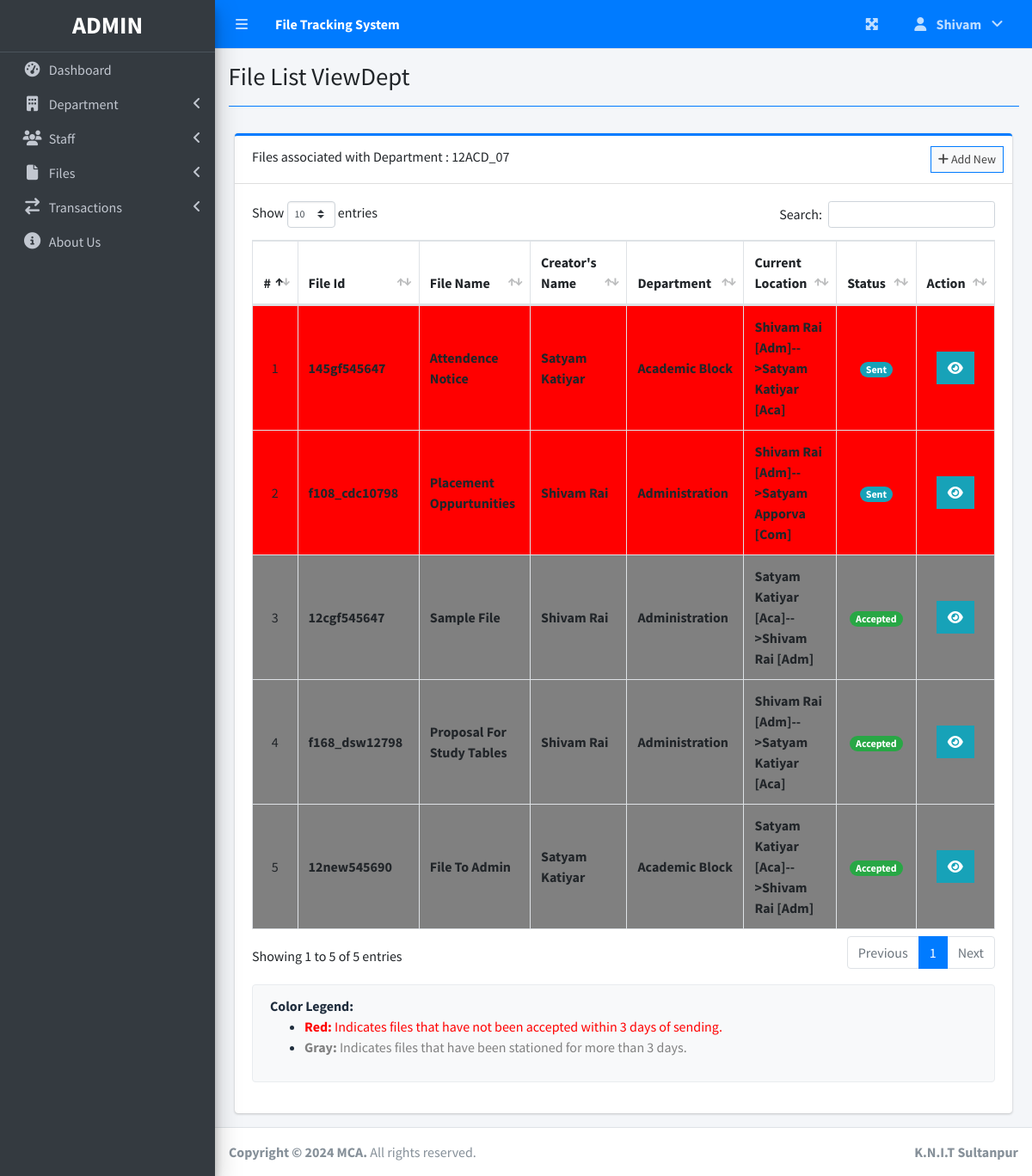
Page /index.php?page=file_list_viewDept&id=12ACD_07 (signed in) on the committed database.
### tables this page shows
CREATE TABLE `files` (
  `id` varchar(30) NOT NULL,
  `file_name` varchar(200) NOT NULL,
  `creator_id` varchar(20) DEFAULT NULL,
  `file_desc` varchar(500) NOT NULL,
  `date_created` datetime NOT NULL DEFAULT current_timestamp(),
  `active` tinyint(1) NOT NULL DEFAULT 1 COMMENT '1 = active , 0 = disabled'
);

### file_list_viewDept.php (the view, shortened to what this page needs)
<?php include'db_connect.php' ?>
<div class="col-lg-12">
	<div class="card card-outline card-primary">
		<div class="card-header">
            Files associated with Department : <?php echo $_GET['id']; ?>
			<div class="card-tools">
                <a class="btn btn-block btn-sm btn-default btn-flat border-primary " href="./index.php?page=new_file"><i class="fa fa-plus"></i> Add New</a>
			</div>
		</div>
		<div class="card-body" style="overflow-x:scroll">
			<table class="table tabe-hover table-bordered" id="list" >
				<thead>
					<tr>
						<th class="text-center">#</th>
						<th>File Id</th>
						<th>File Name</th>
						<th>Creator's Name</th>
						<th>Department</th>
						<th>Current Location</th>
						<th>Status</th>
						<th>Action</th>
					</tr>
				</thead>
				<tbody>
					<?php
					$i = 1;
					$staff_sql = "";
					$sql = "SELECT
								f.id as file_id,
								f.file_name as file_name,
								CONCAT(u.firstname, ' ', u.lastname) AS creator_name,
								d.name as dept_name,
								COALESCE( 	CONCAT(sender.firstname,' ',sender.lastname,' [',LEFT(sender_dept.name,3),']',
											'-->',
											recipient.firstname,' ',recipient.lastname,' [',LEFT(recipient_dept.name,3),']') ,
											CONCAT(u.firstname,' ',u.lastname)
										) AS current_loc,
								COALESCE(t.status, 0) AS current_status,
								t.date_created AS date_created,
								t.receiver_timestamp AS receiver_timestamp
							FROM
								files as f
							LEFT JOIN
								users as u ON f.creator_id = u.id
							LEFT JOIN
								departments as d ON u.dept_id = d.id
							LEFT JOIN
								(
        							SELECT
										*
									FROM
										transactions
									WHERE
										(file_id, date_created) IN (
											SELECT
												file_id,
												MAX(date_created) AS max_date_created
											FROM
												transactions
											GROUP BY
												file_id
										)
								) AS t ON t.file_id = f.id
							LEFT JOIN
								users AS sender ON t.sender_id = sender.id
							LEFT JOIN
    							departments AS sender_dept ON sender.dept_id = sender_dept.id
							LEFT JOIN
								users AS recipient ON t.recipient_id = recipient.id
							LEFT JOIN
    							departments AS recipient_dept ON recipient.dept_id = recipient_dept.id
							WHERE f.active = 1
							ORDER BY  unix_timestamp(t.date_created) DESC";
					$qry = $conn->query($sql);
                    $staff_sql .= "SELECT DISTINCT f.id AS file_id
                                    FROM files AS f
                                    LEFT JOIN users AS u ON f.creator_id = u.id
                                    LEFT JOIN transactions AS t ON f.id = t.file_id
                                    WHERE
                                        u.dept_id = '" . $_GET['id'] . "'
                                        OR t.sender_id IN (
                                            SELECT id
                                            FROM users
                                            WHERE dept_id = '" . $_GET['id'] . "'
                                        )
                                        OR t.recipient_id IN (
                                            SELECT id
                                            FROM users
                                            WHERE dept_id = '" . $_GET['id'] . "'
                                        )
                                        AND f.active = 1";
                                        $staff_qry = ($conn->query($staff_sql))->fetch_all(MYSQLI_ASSOC);
					while($row= $qry->fetch_assoc()):
					?>
					<?php
                        $file_id = $row['file_id'];
                        $found = false;
                        foreach ($staff_qry as $staff_row) {
                            if ($staff_row['file_id'] == $file_id) {
                                $found = true;
                                break;
                            }
                        }
                        if($found == false){
                            continue;
                        }
						$dateCreatedPlus3Days = strtotime('+3 days', strtotime($row['date_created']));
						$receiverTimestampPlus3Days = strtotime('+3 days', strtotime($row['receiver_timestamp']));
						$todayTimestamp = strtotime('today');
						$rowColor = '';
						if ($row['current_status'] == 1 && $dateCreatedPlus3Days < $todayTimestamp) {
							$rowColor = 'red';
						} elseif ($row['current_status'] == 2 && $receiverTimestampPlus3Days < $todayTimestamp) {
							$rowColor = 'gray';
						}
					?>
					<tr style="background-color: <?php echo $rowColor; ?>">
						<td class="text-center"><?php echo $i++ ?></td>
						<td><b><?php echo ($row['file_id']) ?></b></td>
						<td><b><?php echo ucwords($row['file_name'])?></b></td>
						<td><b><?php echo ucwords($row['creator_name'])?></b></td>
						<td><b><?php echo ucwords($row['dept_name']) ?></b></td>
						<td><b><?php echo ucwords($row['current_loc']) ?></b></td>
						<td class="text-center">
							<?php
							switch ($row['current_status']) {
								case '1':
									echo "<span class='badge badge-pill badge-info'> Sent</span>";
									break;
								case '2':
									echo "<span class='badge badge-pill badge-success'>Accepted</span>";
									break;
							}
							?>
						</td>
						<td class="text-center">
		                    <div class="btn-group">
		                    	<button type="button" class="btn btn-info btn-flat view_file" data-id="<?php echo $row['file_id'].'&cur_loc='.$row['current_loc'].'&status='.$row['current_status']  ?>" data-toggle="tooltip" title="View Details">
		                          <i class="fas fa-eye"></i>
		                        </button>
	                      </div>
						</td>
					</tr>
				<?php endwhile; ?>
				</tbody>
			</table>
			<div class="row mt-3">
				<div class="col-lg-12">
					<div class="alert alert-light" role="alert">
						<strong>Color Legend:</strong>
						<ul>
							<li><span style="color: red;"><strong>Red:</strong> Indicates files that have not been accepted within 3 days of sending.</span></li>
							<li><span style="color: gray;"><strong>Gray:</strong> Indicates files that have been stationed for more than 3 days.</span></li>
						</ul>
					</div>
				</div>
			</div>
		</div>
	</div>
</div>

### file_list_viewDept.php (style rules this page uses)
table td { vertical-align: middle !important; }

### rows in the picture
files: id "145gf545647", file_name "Attendence Notice", creator_name "Satyam Katiyar", dept_name "Academic Block", current_loc "Shivam Rai [Adm]-->Satyam Katiyar [Aca]", shows "Sent"
files: id "f108_cdc10798", file_name "Placement Oppurtunities", creator_name "Shivam Rai", dept_name "Administration", current_loc "Shivam Rai [Adm]-->Satyam Apporva [Com]", shows "Sent"
files: id "12cgf545647", file_name "Sample File", creator_name "Shivam Rai", dept_name "Administration", current_loc "Satyam Katiyar [Aca]-->Shivam Rai [Adm]", shows "Accepted"
files: id "f168_dsw12798", file_name "Proposal For Study Tables", creator_name "Shivam Rai", dept_name "Administration", current_loc "Shivam Rai [Adm]-->Satyam Katiyar [Aca]", shows "Accepted"
files: id "12new545690", file_name "File To Admin", creator_name "Satyam Katiyar", dept_name "Academic Block", current_loc "Satyam Katiyar [Aca]-->Shivam Rai [Adm]", shows "Accepted"

### other values in the picture
$_SESSION['login_firstname'] "Shivam"
$title "File List ViewDept"
$_GET['id'] "12ACD_07"
